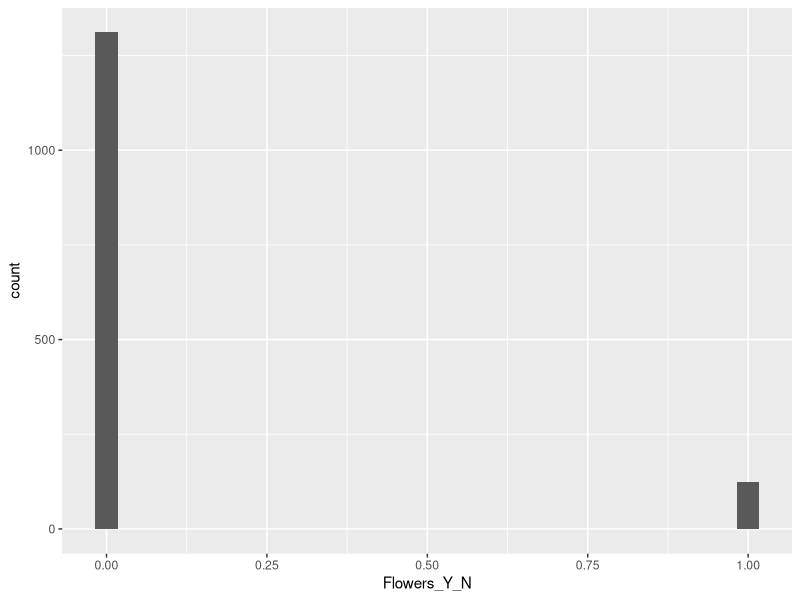
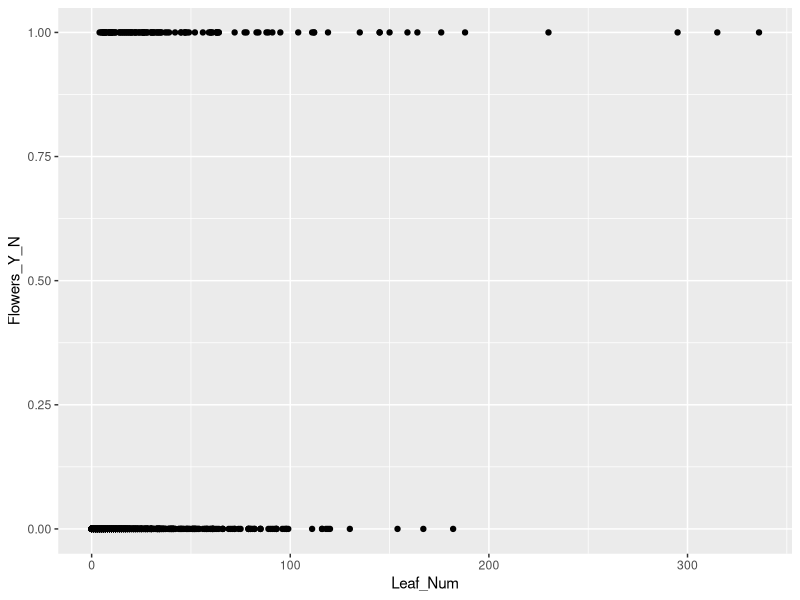
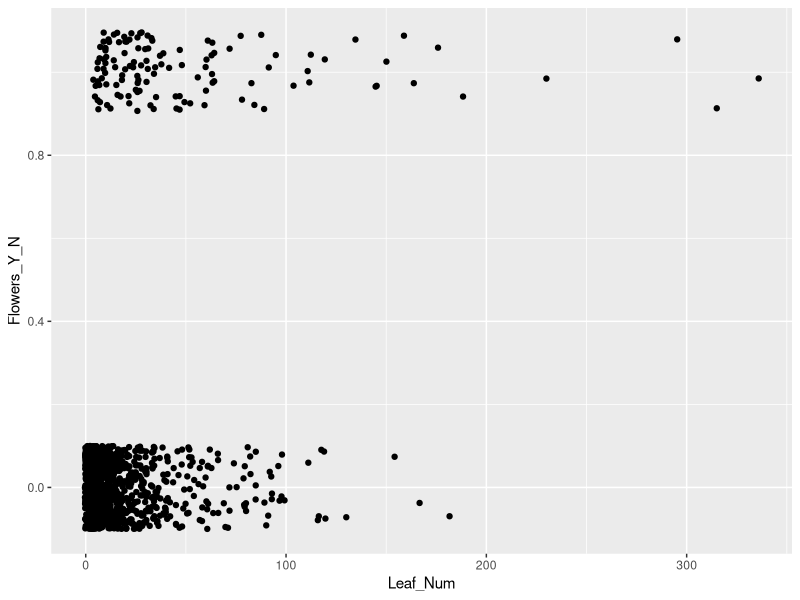
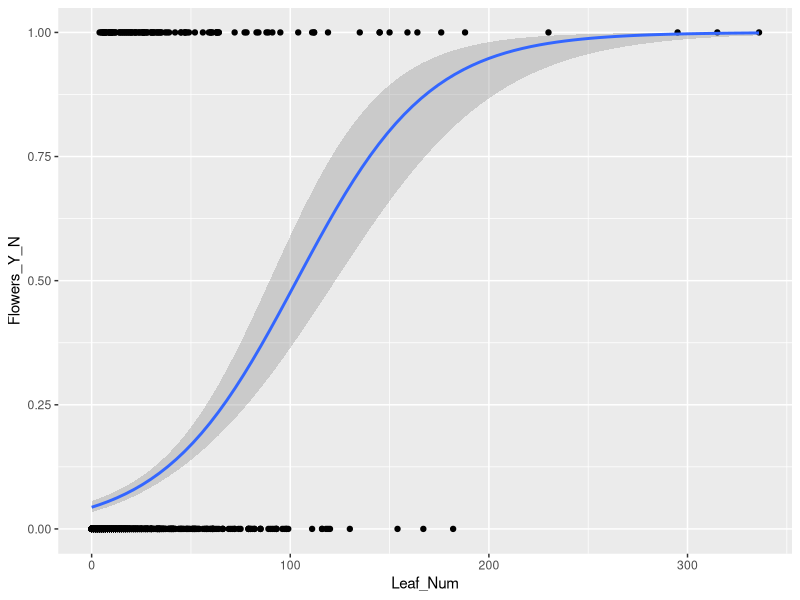
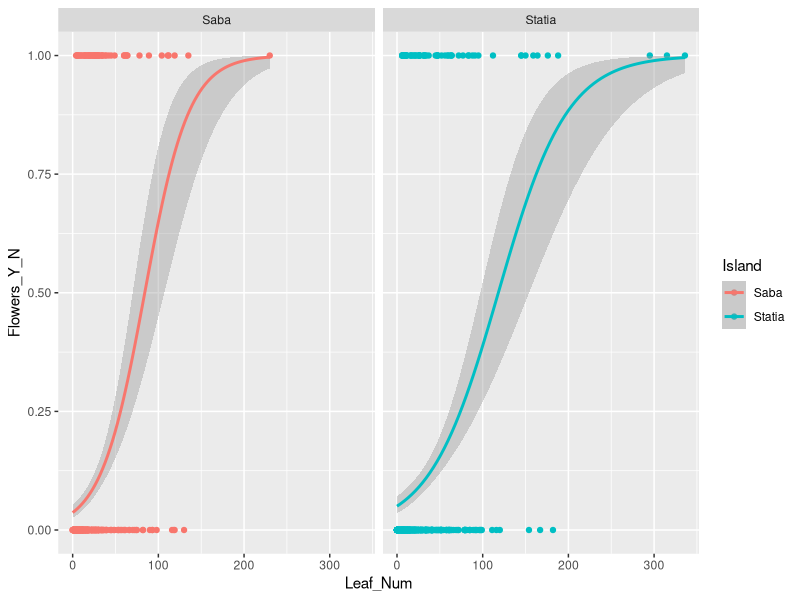
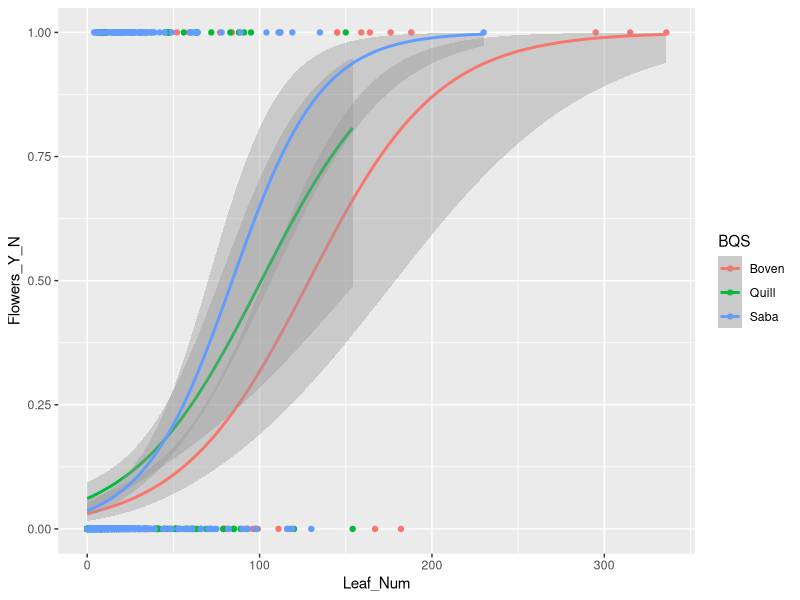
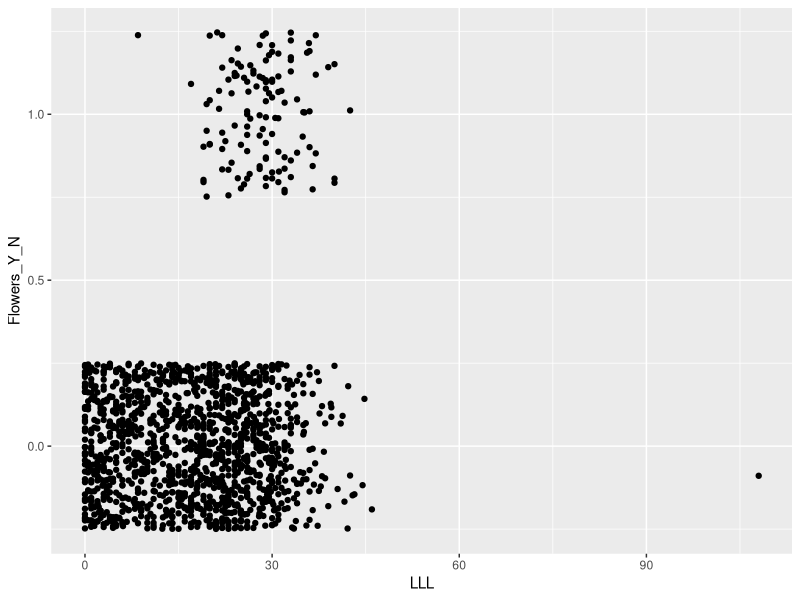
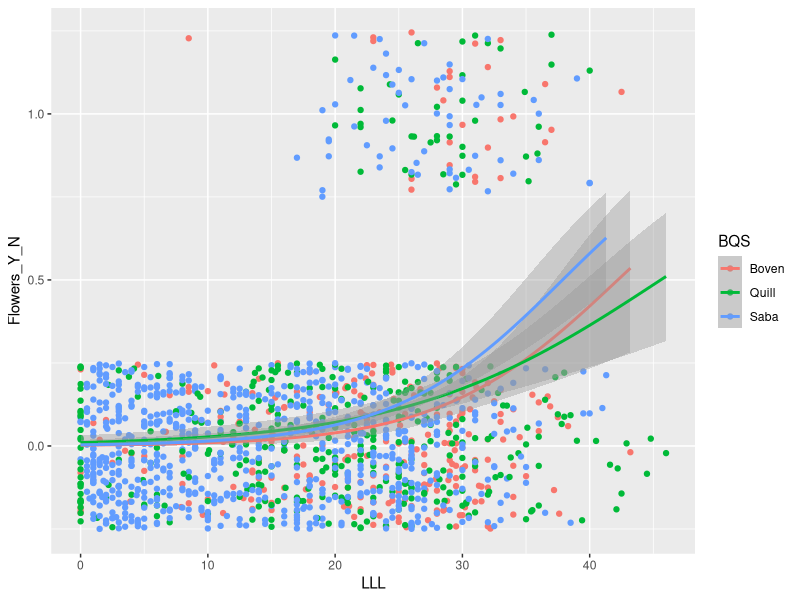

Here is the R script that generated these plots, in order:
## ---- chunk 1
knitr::opts_chunk$set(echo = TRUE, warning=FALSE, message = FALSE)

## ---- chunk 2
colorize <- function(x, color) {
  if (knitr::is_latex_output()) {
    sprintf("\\textcolor{%s}{%s}", color, x)
  } else if (knitr::is_html_output()) {
    sprintf("<span style='color: %s;'>%s</span>", color, 
      x)
  } else x
}

#`r colorize("some words in red", "red")`


## ---- chunk 3

Sys.Date()
## ---- chunk 4
library(readr)
Student_Brassavola <- read_csv("Data_files_csv/Student_Brassavola.csv")
head(Student_Brassavola)
Brass=Student_Brassavola
completeBrass=na.omit(Brass)  # remove NA
head(completeBrass)
summary(completeBrass)
## ---- chunk 5

library(ggplot2)

ggplot(completeBrass, aes(Flowers_Y_N))+
geom_histogram()
## ---- chunk 6

BrassModel.1 <- glm(Flowers_Y_N ~ Leaf_Num,
                    data = Brass, family = binomial())

summary(BrassModel.1)
# generalized linear model; glm 

BrassModel.1LLL <- glm(Flowers_Y_N ~ LLL,
                    data = Brass, family = binomial())

summary(BrassModel.1LLL)

BrassModel.2 <- glm(Flowers_Y_N ~ LLL+Leaf_Num,
                    data = Brass, family = binomial())
summary(BrassModel.2)

summary(BrassModel.1)
summary(BrassModel.1LLL)
summary(BrassModel.2)

# AIC = Akaike Information Criterion



## ---- chunk 7
BrassModel.1.1 <- glm(Flowers_Y_N ~ Leaf_Num+BQS+LLL-1,
                    data = Brass, family = binomial())
summary(BrassModel.1.1)
## ---- chunk 8

summary(BrassModel.1)

exp(1) #= e
e=exp(1)
e


P_10=1/(1+2.7182818284^-(-3.065 +0.0297*150))
P_10

P_10=1/(1+exp(1)^-(-3.065 +0.0297*100))
P_10
P_25=1/(1+exp(-(-3.065 +0.0297*25)))
P_25

P_50=1/(1+e^-(-3.065 +0.0297*50))
P_50


P_70=1/(1+e^-(-3.065 +0.0297*70))
P_70

P_150=1/(1+e^-(-3.065 +0.0297*150))
P_150
## ---- chunk 9
library(ggplot2)
 ggplot(completeBrass, aes(Leaf_Num,Flowers_Y_N))+
  geom_point()

## ---- chunk 10

ggplot(completeBrass, aes(Leaf_Num,Flowers_Y_N))+
  geom_jitter(height = 0.10)
## ---- chunk 11

binomial_smooth <- function(...) {
  geom_smooth(method = "glm", 
              method.args = list(family = "binomial"), ...)
}
## ---- chunk 12
ggplot(completeBrass, aes(Leaf_Num,Flowers_Y_N))+
  geom_point()+
  binomial_smooth()

model1=glm(Flowers_Y_N~Leaf_Num, data=completeBrass,
           family = binomial( ))
summary(model1)
## ---- chunk 13
names(completeBrass)
ggplot(completeBrass, aes(Leaf_Num,Flowers_Y_N,colour=Island))+
  geom_point()+
  binomial_smooth()+
  facet_wrap(~Island)

## ---- chunk 14


ggplot(completeBrass, aes(Leaf_Num,Flowers_Y_N, colour=BQS))+
  geom_point()+
  binomial_smooth()

## ---- chunk 15

ggplot(completeBrass, aes(LLL,Flowers_Y_N))+
  geom_jitter(height = 0.25)

## ---- chunk 16

ggplot(subset(completeBrass,LLL<90), aes(LLL,Flowers_Y_N, colour=BQS))+
  geom_jitter(height = 0.25)+
  binomial_smooth()
## ---- chunk 17

BrassModel.1 <- glm(Flowers_Y_N ~ Leaf_Num,
                    data = Brass, family = binomial())
summary(BrassModel.1)
## ---- chunk 18


# Complex models

Brass$LLLxLN=Brass$LLL*Brass$Leaf_Num  # add a new variable the multiplication of LLL* Leaf_Num
#head(Brass)

BrassModel.1 <- glm(Flowers_Y_N ~ LLL,
                    data = Brass, family = binomial())


BrassModel.2 <- glm(Flowers_Y_N ~ Leaf_Num,
                    data = Brass, family = binomial())

BrassModel.3 <- glm(Flowers_Y_N ~ LLLxLN,
                    data = Brass, family = binomial())

summary(BrassModel.1)
summary(BrassModel.2)
summary(BrassModel.3)
